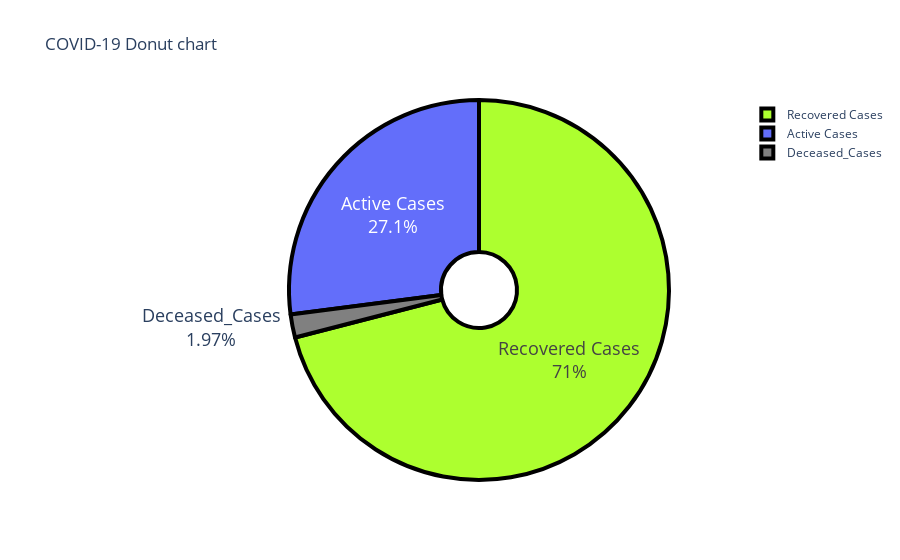

The cell this chart's notebook holds for it:
### Markdown cell above
The Donut Chart is divided into three section- Recovered Cases, Active Cases, Deceased Cases. The chart helps us to determine how much percentage of a particular type of cases are there in present in comparison of the other types of cases.

### Code cell
colors = ['grey', 'navyblue', 'greenyellow']
names=['Deceased_Cases','Active Cases','Recovered Cases']
pie_graph=go.Pie(values=[df['Deceased_Cases'].sum(),df['Active_Cases'].sum(),df['Recovered_Cases'].sum()],labels=names,
                         hole=.2)
layout=go.Layout(title='COVID-19 Donut chart',)
figure=go.Figure(data=pie_graph,layout=layout)
figure.update_traces(textinfo='percent+label',textfont_size=18,marker=dict(colors=colors,line=dict(color='#000000',width=4)))
figure.show()

### Figure 1 — Plotly figure (JSON) as saved in the notebook; plotly's stock layout.template omitted (floating-point values rounded to 4 significant figures)
{"data": [{"hole": 0.2, "labels": ["Deceased_Cases", "Active Cases", "Recovered Cases"], "marker": {"colors": ["grey", "navyblue", "greenyellow"], "line": {"color": "#000000", "width": 4}}, "textfont": {"size": 18}, "textinfo": "percent+label", "type": "pie", "values": [45192, 621512, 1630355]}], "layout": {"title": {"text": "COVID-19 Donut chart"}}}
